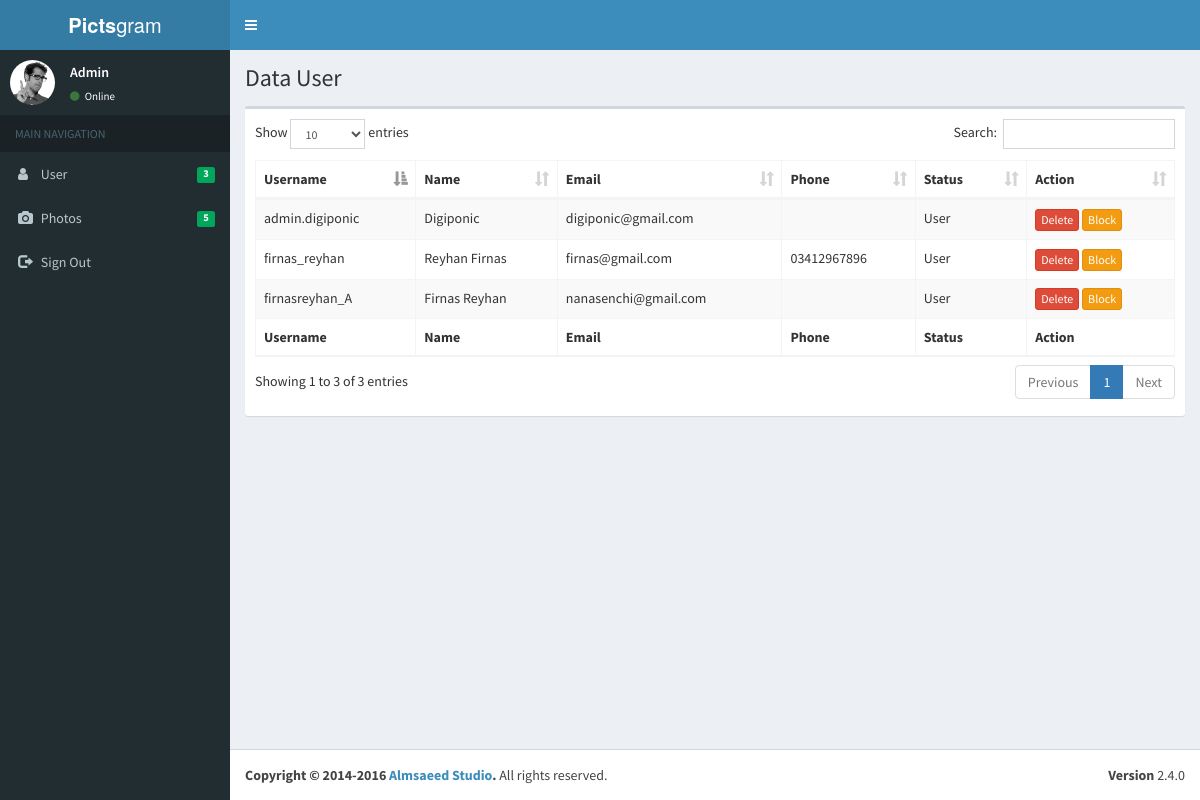
Page /admin/pages/data_user.php (signed in) on the earlier database version.
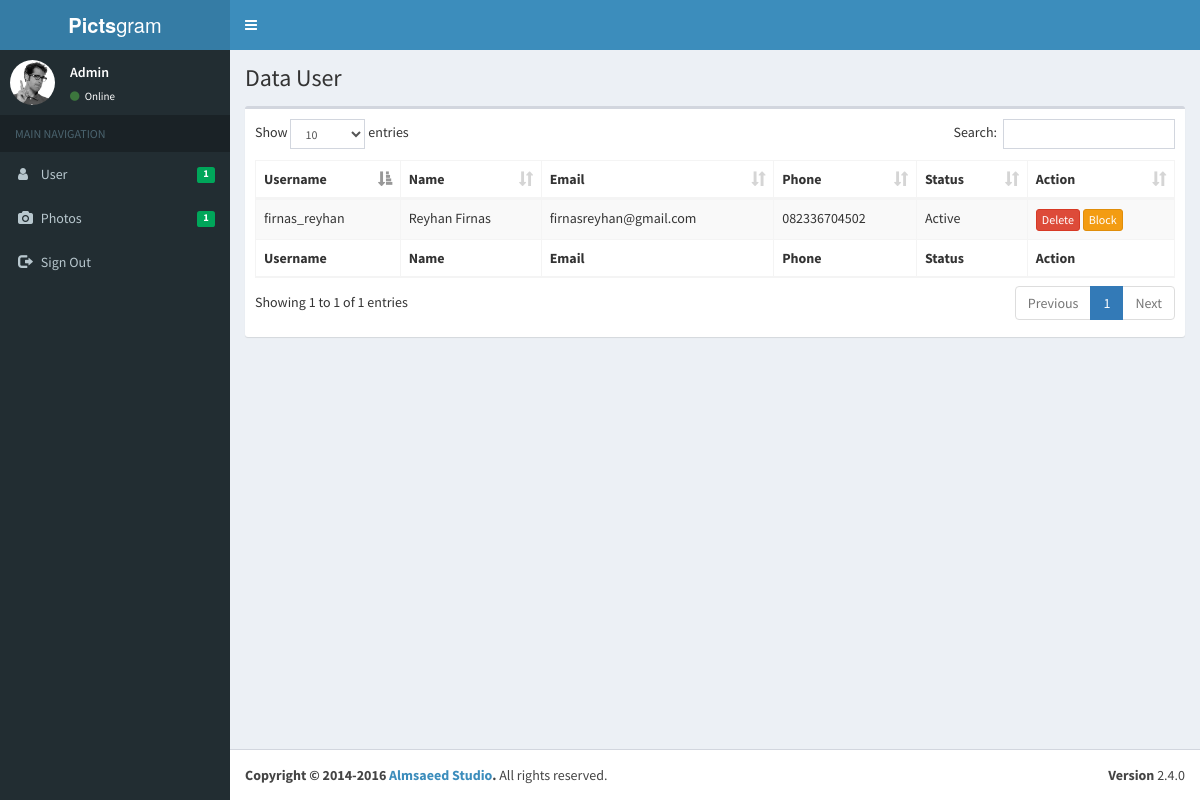
Same page on the later database version.
### tables this page shows
CREATE TABLE `user` (
  `USERNAME` varchar(16) NOT NULL,
  `PASSWORD` varchar(16) DEFAULT NULL,
  `NAME` varchar(100) DEFAULT NULL,
  `GENDER` varchar(10) DEFAULT 'None',
  `ABOUT` varchar(200) DEFAULT NULL,
  `EMAIL` varchar(50) DEFAULT NULL,
  `PHONE` varchar(15) DEFAULT NULL,
  `WEBSITE` varchar(50) DEFAULT NULL,
  `IMAGE` varchar(250) DEFAULT 'no_profile.jpg',
  `TOTAL_POST` int(11) DEFAULT '0',
  `TOTAL_FOLLOWING` int(11) DEFAULT '0',
  `TOTAL_FOLLOWERS` int(11) DEFAULT '0',
  `STATUS` varchar(10) DEFAULT NULL,
  `TIME` datetime DEFAULT NULL
);

### admin/pages/data_user.php (the view)
<?php
  include("main_header.php");
?>
  <div class="content-wrapper">
    <section class="content-header">
      <h1>
        Data User
      </h1>
    </section>
    <section class="content">
      <div class="row">
        <div class="col-xs-12">
          <div class="box">
            <div class="box-body">
              <table id="example1" class="table table-bordered table-striped">
                <thead>
                <tr>
                  <th>Username</th>
                  <th>Name</th>
                  <th>Email</th>
                  <th>Phone</th>
                  <th>Status</th>
                  <th>Action</th>
                </tr>
                </thead>
                <tbody>
                    <?php
                        include_once("../../config/koneksi.php");
                        $result = mysqli_query($mysqli, "SELECT username , name , email, phone, status FROM user");
                        while($data = mysqli_fetch_array($result)){
                          echo "<tr>";
                          echo "<td>".$data['username']."</td>";
                          echo "<td>".$data['name']."</td>";
                          echo "<td>".$data['email']."</td>";
                          echo "<td>".$data['phone']."</td>";
                          echo "<td>".$data['status']."</td>";
                          echo "<td><a href='delete_user.php?username=".$data['username']."' class='btn btn-xs btn-danger'>Delete</a> ";
					      if($data['status'] != 'Block') {
							  echo "<a href='block_user.php?username=".$data['username']."' class='btn btn-xs btn-warning'>Block</a>";
						  } else {
							  echo "<a href='unblock_user.php?username=".$data['username']."' class='btn btn-xs btn-success'>Unblock</a>";
						  }
                          echo "</td></tr>";
                        }
                    ?>
                </tbody>
                <tfoot>
                <tr>
                  <th>Username</th>
                  <th>Name</th>
                  <th>Email</th>
                  <th>Phone</th>
                  <th>Status</th>
                  <th>Action</th>
                </tr>
                </tfoot>
              </table>
            </div>
          </div>
        </div>
      </div>
    </section>
  </div>
<?php
	include("main_footer.php");
?>

### admin/pages/main_header.php (shortened to what this page needs)
<!DOCTYPE html>
<?php
	if($_SESSION['status'] != "active"){
		header("location:login.php");
	} else {
		include("../../config/koneksi.php");
		$sql_user = mysqli_query($mysqli,"SELECT * FROM user");
		$jml_user = mysqli_num_rows($sql_user);
		$sql_post = mysqli_query($mysqli,"SELECT * FROM post");
		$jml_post = mysqli_num_rows($sql_post);
	}
?>
<html>
<head>
  <link rel="stylesheet" href="../bower_components/bootstrap/dist/css/bootstrap.min.css">
  <link rel="stylesheet" href="../bower_components/font-awesome/css/font-awesome.min.css">
  <link rel="stylesheet" href="../bower_components/Ionicons/css/ionicons.min.css">
  <link rel="stylesheet" href="../bower_components/datatables.net-bs/css/dataTables.bootstrap.min.css">
  <link rel="stylesheet" href="../dist/css/AdminLTE.min.css">
  <link rel="stylesheet" href="../dist/css/skins/_all-skins.min.css">
</head>
<body class="hold-transition skin-blue sidebar-mini">
<div class="wrapper">
  <header class="main-header">
    <a href="home.php" class="logo">
      <span class="logo-lg"><b>Picts</b>gram</span>
    </a>
    <nav class="navbar navbar-static-top">
      <a href="#" class="sidebar-toggle" data-toggle="push-menu" role="button">
      </a>
    </nav>
  </header>
  <aside class="main-sidebar">
    <section class="sidebar">
      <div class="user-panel">
        <div class="pull-left image">
          <img src="../dist/img/user2-160x160.jpg" class="img-circle" alt="User Image">
        </div>
        <div class="pull-left info">
          <p>Admin</p>
          <a href="#"><i class="fa fa-circle text-success"></i> Online</a>
        </div>
      </div>
      <ul class="sidebar-menu" data-widget="tree">
        <li class="header">MAIN NAVIGATION</li>
		<li>
          <a href="data_user.php">
            <i class="fa fa-user"></i> <span>User</span>
            <span class="pull-right-container">
              <small class="label pull-right bg-green"><?php echo $jml_user;?></small>
            </span>
          </a>
        </li>
        <li>
          <a href="data_photo.php">
            <i class="fa fa-camera"></i> <span>Photos</span>
            <span class="pull-right-container">
              <small class="label pull-right bg-green"><?php echo $jml_post;?></small>
            </span>
          </a>
        </li>
		<li>
          <a href="signout.php">
            <i class="glyphicon glyphicon-log-out"></i> <span>Sign Out</span>
          </a>
        </li>
      </ul>
    </section>
  </aside>

Differences in the rows shown:
removed user: USERNAME "admin.digiponic", NAME "Digiponic", EMAIL "digiponic@gmail.com", STATUS "User"
removed user: USERNAME "firnasreyhan_A", NAME "Firnas Reyhan", EMAIL "nanasenchi@gmail.com", STATUS "User"
changed user "firnas_reyhan": EMAIL "firnas@gmail.com" → "firnasreyhan@gmail.com"; PHONE "03412967896" → "082336704502"; STATUS "User" → "Active"
Other differences:
$jml_user: "3" → "1"
$jml_post: "5" → "1"
text written by a page script: "Show entries Search: Showing 1 to 3 of 3 entries Previous 1 Next" → "Show entries Search: Showing 1 to 1 of 1 entries Previous 1 Next"
